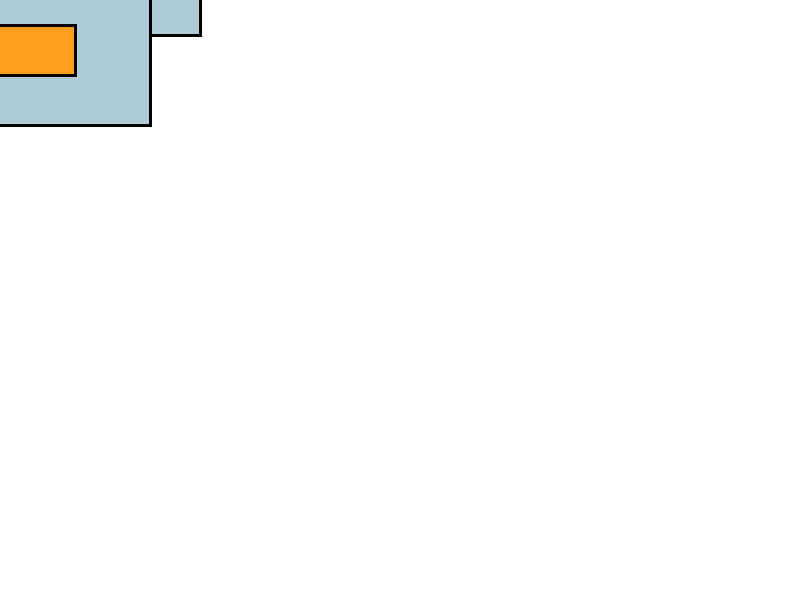
Frame 1 (no input)
Frame 60 (the mouse pressed at the canvas centre just before this capture): identical to frame 1, image omitted
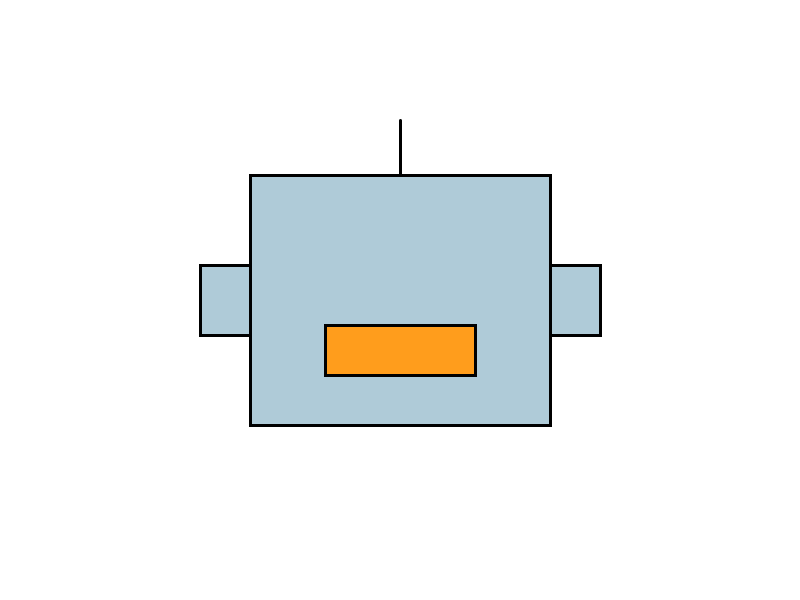
Frame 120 (the mouse held since frame 60 and released just before this capture)

The Processing sketch that drew these frames (run headless with seeded random() and noise(); from frame 60 on, the mouse is pressed at the canvas centre):

// Processing sketch: processing_155849
// ── processing_155849.pde

/*
Day01_Assignment_By_Kiyo
*/
void setup(){
size(800, 600);

frameRate(30);
}

void draw() {
  background(255);

//Face part
fill(175, 203, 216);
strokeWeight(3);
rectMode(CENTER);
rect(mouseX, mouseY, 300, 250);

//Mouth part
fill(255, 157, 28);
rect(mouseX, mouseY + 50, 150, 50);

//Ears part
fill(175, 203, 216);
rect(mouseX - 175, mouseY, 50, 70);
rect(mouseX + 175, mouseY, 50, 70);

//Signal part
stroke(0);
line(mouseX, mouseY - 180, mouseX, mouseY - 125);
}

void keyPressed() {
//Eyes part
fill(255, 69, 36);
ellipse(mouseX - 80, mouseY - 50, 70, 70);
ellipse(mouseX + 80, mouseY - 50, 70, 70);
}

void mousePressed() {
//Eyes part
fill(255, 69, 36);
ellipse(mouseX - 80, mouseY - 50, 70, 70);
ellipse(mouseX + 80, mouseY - 50, 70, 70);
}
